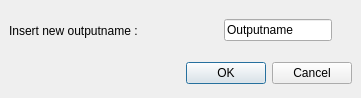
<ui version="4.0" >
 <author></author>
 <comment></comment>
 <exportmacro></exportmacro>
 <class>outputname</class>
 <widget class="QDialog" name="outputname" >
  <property name="geometry" >
   <rect>
    <x>0</x>
    <y>0</y>
    <width>361</width>
    <height>98</height>
   </rect>
  </property>
  <property name="minimumSize" >
   <size>
    <width>361</width>
    <height>98</height>
   </size>
  </property>
  <property name="maximumSize" >
   <size>
    <width>361</width>
    <height>98</height>
   </size>
  </property>
  <property name="windowTitle" >
   <string>Outputname</string>
  </property>
  <layout class="QVBoxLayout" >
   <property name="margin" >
    <number>9</number>
   </property>
   <property name="spacing" >
    <number>6</number>
   </property>
   <item>
    <layout class="QHBoxLayout" >
     <property name="margin" >
      <number>0</number>
     </property>
     <property name="spacing" >
      <number>6</number>
     </property>
     <item>
      <widget class="QLabel" name="label" >
       <property name="text" >
        <string>Insert new outputname :</string>
       </property>
      </widget>
     </item>
     <item>
      <spacer>
       <property name="orientation" >
        <enum>Qt::Horizontal</enum>
       </property>
       <property name="sizeHint" >
        <size>
         <width>40</width>
         <height>20</height>
        </size>
       </property>
      </spacer>
     </item>
     <item>
      <widget class="QLineEdit" name="lineEditOutput" >
       <property name="text" >
        <string>Outputname</string>
       </property>
      </widget>
     </item>
     <item>
      <spacer>
       <property name="orientation" >
        <enum>Qt::Vertical</enum>
       </property>
       <property name="sizeHint" >
        <size>
         <width>20</width>
         <height>16</height>
        </size>
       </property>
      </spacer>
     </item>
    </layout>
   </item>
   <item>
    <layout class="QHBoxLayout" >
     <property name="margin" >
      <number>0</number>
     </property>
     <property name="spacing" >
      <number>6</number>
     </property>
     <item>
      <spacer>
       <property name="orientation" >
        <enum>Qt::Horizontal</enum>
       </property>
       <property name="sizeHint" >
        <size>
         <width>131</width>
         <height>31</height>
        </size>
       </property>
      </spacer>
     </item>
     <item>
      <widget class="QPushButton" name="okButton" >
       <property name="text" >
        <string>OK</string>
       </property>
      </widget>
     </item>
     <item>
      <widget class="QPushButton" name="cancelButton" >
       <property name="text" >
        <string>Cancel</string>
       </property>
      </widget>
     </item>
    </layout>
   </item>
  </layout>
 </widget>
 <pixmapfunction></pixmapfunction>
 <tabstops>
  <tabstop>lineEditOutput</tabstop>
  <tabstop>okButton</tabstop>
  <tabstop>cancelButton</tabstop>
 </tabstops>
 <resources/>
 <connections>
  <connection>
   <sender>okButton</sender>
   <signal>clicked()</signal>
   <receiver>outputname</receiver>
   <slot>accept()</slot>
   <hints>
    <hint type="sourcelabel" >
     <x>257</x>
     <y>60</y>
    </hint>
    <hint type="destinationlabel" >
     <x>96</x>
     <y>97</y>
    </hint>
   </hints>
  </connection>
  <connection>
   <sender>cancelButton</sender>
   <signal>clicked()</signal>
   <receiver>outputname</receiver>
   <slot>reject()</slot>
   <hints>
    <hint type="sourcelabel" >
     <x>350</x>
     <y>60</y>
    </hint>
    <hint type="destinationlabel" >
     <x>179</x>
     <y>97</y>
    </hint>
   </hints>
  </connection>
 </connections>
</ui>
